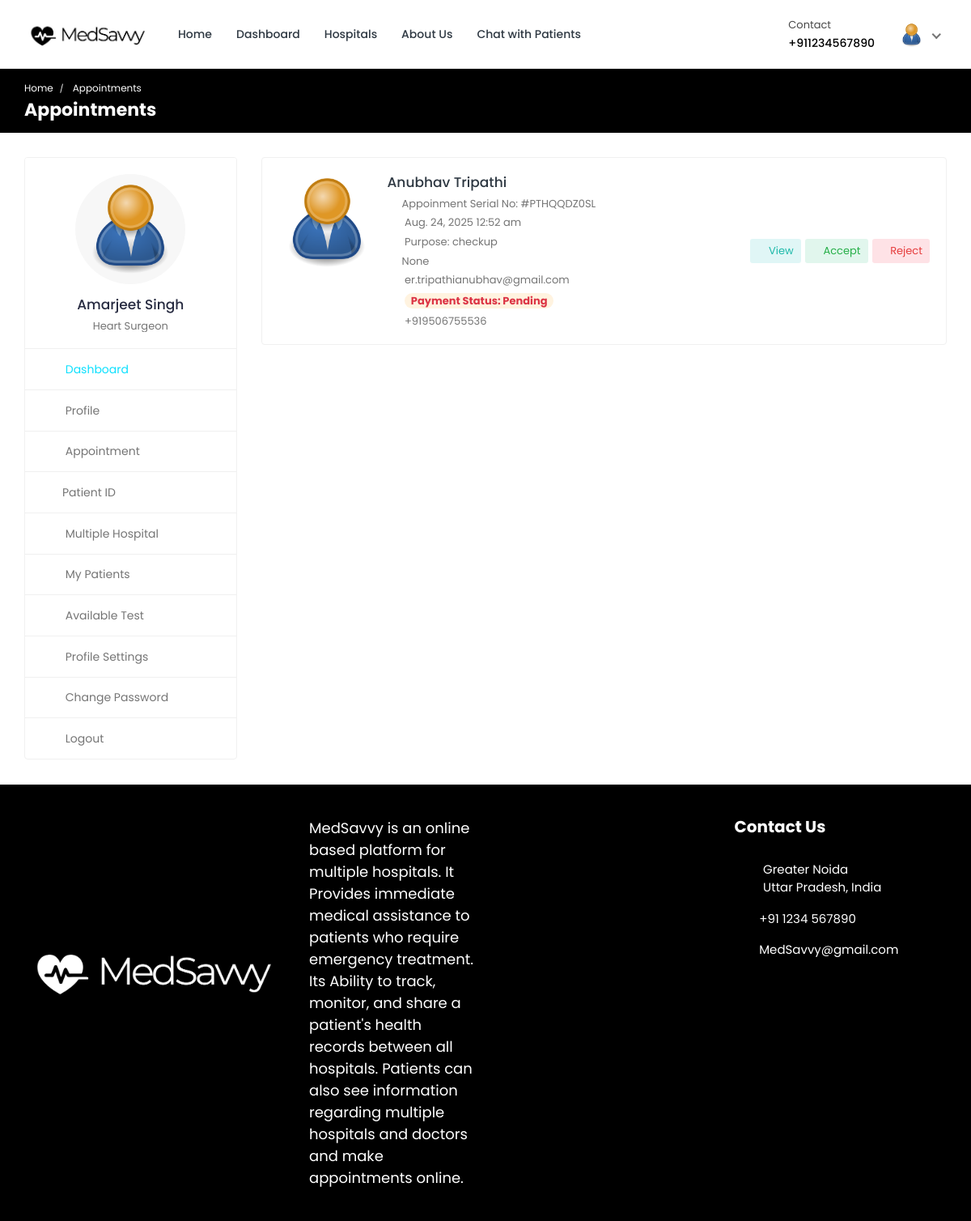
The app's page /doctor/appointments/ (signed in), older data.
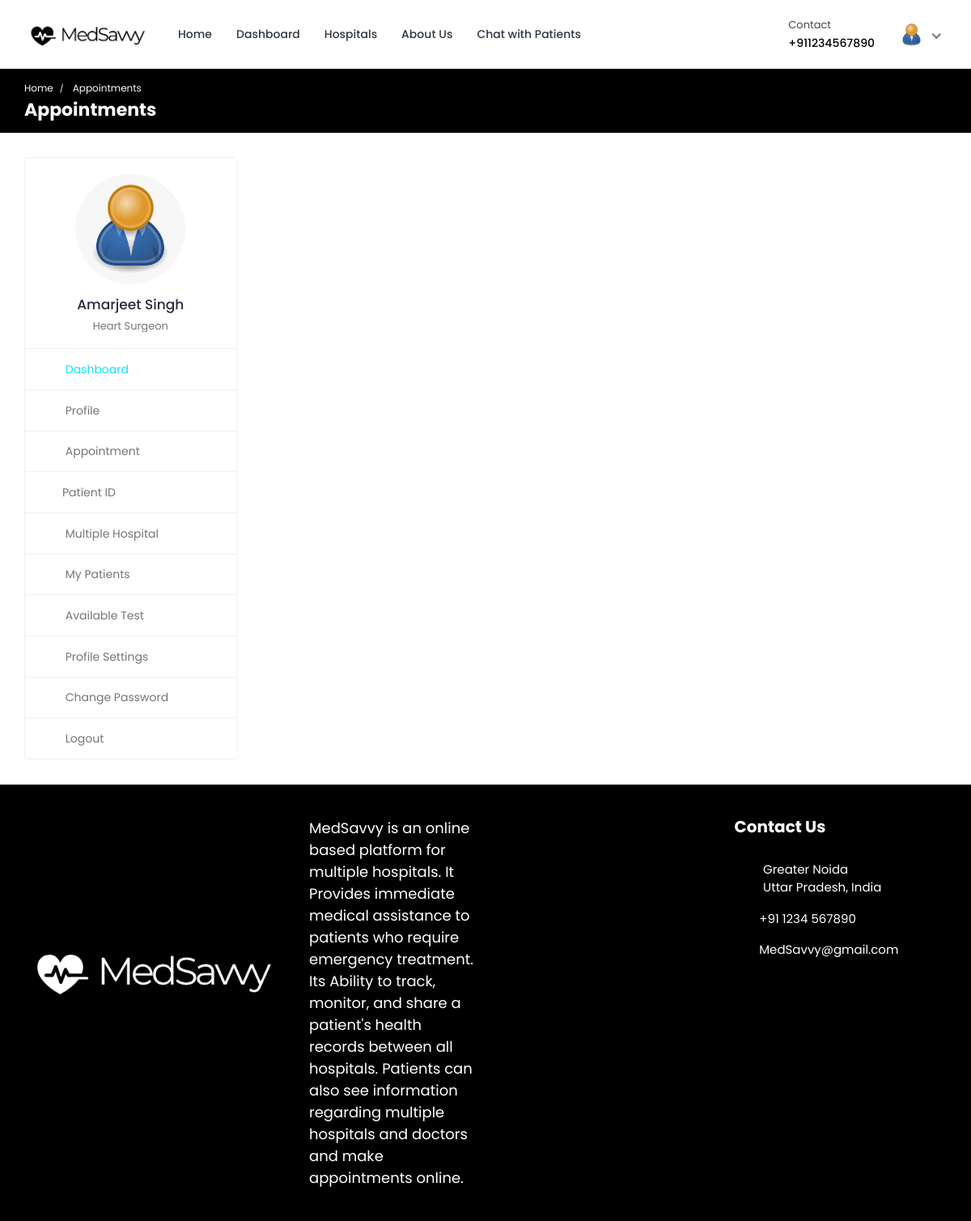
The same page, newer data.
### doctor/models.py (models this page shows, shortened)
class Appointment(models.Model):
    APPOINTMENT_TYPE = (
        ('report', 'report'),
        ('checkup', 'checkup'),
    )
    APPOINTMENT_STATUS = (
        ('pending', 'pending'),
        ('confirmed', 'confirmed'),
        ('cancelled', 'cancelled'),
    )
    id = models.AutoField(primary_key=True)
    date = models.DateField(null=True, blank=True)
    time = models.CharField(max_length=200, null=True, blank=True)
    doctor = models.ForeignKey(Doctor_Information, on_delete=models.CASCADE, null=True, blank=True)
    patient = models.ForeignKey(Patient, on_delete=models.CASCADE, null=True, blank=True)
    appointment_type = models.CharField(max_length=200, choices=APPOINTMENT_TYPE)
    appointment_status = models.CharField(max_length=200, choices=APPOINTMENT_STATUS)
    serial_number = models.CharField(max_length=200, null=True, blank=True)
    payment_status = models.CharField(max_length=200, null=True, blank=True, default='pending')
    transaction_id = models.CharField(max_length=255, null=True, blank=True)
    message = models.CharField(max_length=255, null=True, blank=True)

### hospital/models.py (models this page shows, shortened)
class Patient(models.Model):
    patient_id = models.AutoField(primary_key=True)
    user = models.OneToOneField(User, on_delete=models.CASCADE, null=True, blank=True, related_name='patient')
    name = models.CharField(max_length=200, null=True, blank=True)
    username = models.CharField(max_length=200, null=True, blank=True)
    age = models.IntegerField(null=True, blank=True)
    email = models.EmailField(max_length=200, null=True, blank=True)
    phone_number = models.IntegerField(null=True, blank=True)
    address = models.CharField(max_length=200, null=True, blank=True)
    featured_image = models.ImageField(upload_to='patients/', default='patients/user-default.png', null=True, blank=True)
    blood_group = models.CharField(max_length=200, null=True, blank=True)
    history = models.CharField(max_length=200, null=True, blank=True)
    dob = models.CharField(max_length=200, null=True, blank=True)
    nid = models.CharField(max_length=200, null=True, blank=True)
    serial_number = models.CharField(max_length=200, null=True, blank=True)
    login_status = models.CharField(max_length=200, null=True, blank=True, default="offline")

### doctor/views.py (the view)
# urls.py: path('appointments/',views.appointments, name='appointments'),
@csrf_exempt
@login_required(login_url="doctor-login")
def appointments(request):
    doctor = Doctor_Information.objects.get(user=request.user)
    appointments = Appointment.objects.filter(doctor=doctor).filter(appointment_status='pending').order_by('date')
    context = {'doctor': doctor, 'appointments': appointments}
    return render(request, 'appointments.html', context)

### templates/appointments.html (shortened to what the changed rows need)
{% load static %}
<!DOCTYPE html>
<html lang="en">
  <head>
    <link
      rel="stylesheet"
      href="{% static 'MedSavvy-System/css/Normal/bootstrap.min.css' %}"
    />
    <link
      rel="stylesheet"
      href="{% static 'MedSavvy-System/plugins/Normal/fontawesome/css/fontawesome.min.css' %}"
    />
    <link
      rel="stylesheet"
      href="{% static 'MedSavvy-System/plugins/Normal/fontawesome/css/all.min.css' %}"
    />
    <link
      rel="stylesheet"
      href="{% static 'MedSavvy-System/css/Normal/style.css' %}"
    />
  </head>
  <body>
    <div class="main-wrapper">
      <div class="breadcrumb-bar">
        <div class="container-fluid">
          <div class="row align-items-center">
            <div class="col-md-12 col-12">
              <h2 class="breadcrumb-title">Appointments</h2>
            </div>
          </div>
        </div>
      </div>
      <div class="content">
        <div class="container-fluid">
          <div class="row">
            <div class="col-md-7 col-lg-8 col-xl-9">
              <div class="appointments">
                {% for app in appointments %}
                <div class="appointment-list">
                  <div class="profile-info-widget">
                    <a href="patient-profile.html" class="booking-doc-img">
                      <img
                        src="{{app.patient.featured_image.url}}"
                        alt="User Image"
                      />
                    </a>
                    <div class="profile-det-info">
                      <h3><a href="{%url 'patient-profile' pk=app.patient.patient_id%}">{{app.patient.name}}</a></h3>
                      <div class="patient-details">
                        <h5>
                          <i class="fas fa-file"></i>Appoinment Serial No: #PT{{app.serial_number}}
                        </h5>
                        <h5>
                          <i class="far fa-clock"></i> {{app.date}} {{app.time}}
                        </h5>
                        <h5>
                          <i class="fas fa-briefcase-medical"></i> Purpose: {{app.appointment_type}}
                        </h5>
                        <h5>
                          <i class="fas fa-map-marker-alt"></i>{{app.patient.address}}
                        </h5>
                        <h5>
                          <i class="fas fa-envelope"></i> {{app.patient.email}}
                        </h5>
                        <h5>
                          {% if app.payment_status == 'pending' %}
                          <i class="fas fa-money-check-alt"></i> <span class="badge badge-pill bg-warning-light">Payment Status: Pending</span>
                          {% endif %}
                        </h5>
                        <h5 class="mb-0">
                          <i class="fas fa-phone"></i> +91{{app.patient.phone_number}}
                        </h5>
                      </div>
                    </div>
                  </div>
                  <div class="appointment-action">
                    <a href="#" class="btn btn-sm bg-info-light" data-toggle="modal" data-target="#appt_details"><i class="far fa-eye"></i> View</a>
                    <a href="{% url 'accept-appointment' pk=app.id %}" onclick="return confirm('Accept appointment?');" class="btn btn-sm bg-success-light"><i class="fas fa-check"></i> Accept</a>
                    <a href="{% url 'reject-appointment' pk=app.id %}" onclick="return confirm('Reject Appointment?');" class="btn btn-sm bg-danger-light"><i class="fas fa-times"></i> Reject</a>
                  </div>
                </div>
                {% endfor %}
              </div>
            </div>
          </div>
        </div>
      </div>
      {% include 'footer.html' %}
    </div>
  </body>
</html>

Row changes from the older to the newer data that the page shows:
no longer on this page (row edited): Appointment: patient.featured_image (placeholder picture), patient.name "Anubhav Tripathi", serial_number "HQQDZ0SL", date "Aug. 24, 2025", time "12:52 am", appointment_type "checkup", patient.address "None", patient.email "er.tripathianubhav@gmail.com", payment_status "pending" (drawn), patient.phone_number "9506755536"
